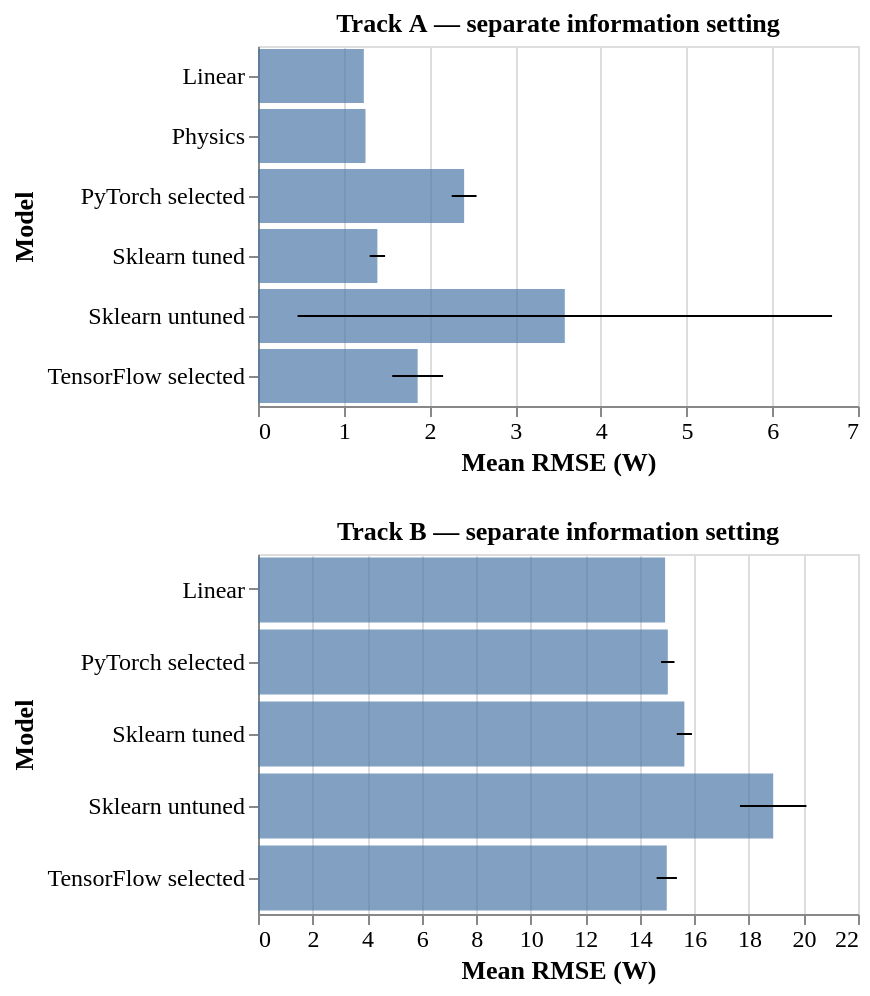

The Vega-Lite source for this figure:
### Vega-Lite specification from a JSON file in a GitHub repository (floating-point values rounded to 4 significant figures)
{"config": {"view": {"continuousWidth": 300, "continuousHeight": 300}, "axis": {"labelFontSize": 12, "titleFontSize": 13}, "font": "Times New Roman", "legend": {"labelFontSize": 12, "titleFontSize": 13}}, "vconcat": [{"layer": [{"mark": {"type": "bar", "opacity": 0.7}, "encoding": {"tooltip": [{"field": "model", "type": "nominal"}, {"field": "RMSE_mean", "format": ".3f", "type": "quantitative"}, {"field": "RMSE_std", "format": ".3f", "type": "quantitative"}], "x": {"field": "RMSE_mean", "scale": {"zero": true}, "title": "Mean RMSE (W)", "type": "quantitative"}, "y": {"field": "model", "sort": "ascending", "title": "Model", "type": "nominal"}}}, {"mark": {"type": "rule"}, "encoding": {"x": {"field": "low", "type": "quantitative"}, "x2": {"field": "high"}, "y": {"field": "model", "sort": "ascending", "title": "Model", "type": "nominal"}}}], "data": {"name": "data-b629f7cb3f4b919be528a96e77b85616"}, "height": 180, "title": "Track A — separate information setting"}, {"layer": [{"mark": {"type": "bar", "opacity": 0.7}, "encoding": {"tooltip": [{"field": "model", "type": "nominal"}, {"field": "RMSE_mean", "format": ".3f", "type": "quantitative"}, {"field": "RMSE_std", "format": ".3f", "type": "quantitative"}], "x": {"field": "RMSE_mean", "scale": {"zero": true}, "title": "Mean RMSE (W)", "type": "quantitative"}, "y": {"field": "model", "sort": "ascending", "title": "Model", "type": "nominal"}}}, {"mark": {"type": "rule"}, "encoding": {"x": {"field": "low", "type": "quantitative"}, "x2": {"field": "high"}, "y": {"field": "model", "sort": "ascending", "title": "Model", "type": "nominal"}}}], "data": {"name": "data-5b543e3f6969fa03a4bfbd485a543830"}, "height": 180, "title": "Track B — separate information setting"}], "resolve": {"scale": {"x": "independent"}}, "$schema": "https://vega.github.io/schema/vega-lite/v6.4.1.json", "datasets": {"data-b629f7cb3f4b919be528a96e77b85616": [{"track": "A", "model": "Linear", "source_framework": "Both", "source_run": "C:\\Users\\user\\Documents\\fisayo\\solar-power-prediction-python\\results\\tensorflow_s2; C:\\Users\\user\\Documents\\fisayo\\solar-power-prediction-python\\results\\pytorch_selected", "MAE_mean": 0.9777, "MAE_std": 0.0, "RMSE_mean": 1.235, "RMSE_std": 0.0, "MAPE_mean": 0.3767, "MAPE_std": 0.0, "R2_mean": 0.998, "R2_std": 0.0, "comparison_note": "Protocol and reference data checks match; numerical differences remain possible.", "low": 1.235, "high": 1.235}, {"track": "A", "model": "Physics", "source_framework": "Both", "source_run": "C:\\Users\\user\\Documents\\fisayo\\solar-power-prediction-python\\results\\tensorflow_s2; C:\\Users\\user\\Documents\\fisayo\\solar-power-prediction-python\\results\\pytorch_selected", "MAE_mean": 1.115, "MAE_std": 0.0, "RMSE_mean": 1.254, "RMSE_std": 0.0, "MAPE_mean": 0.4245, "MAPE_std": 0.0, "R2_mean": 0.9979, "R2_std": 0.0, "comparison_note": "Protocol and reference data checks match; numerical differences remain possible.", "low": 1.254, "high": 1.254}, {"track": "A", "model": "PyTorch selected", "source_framework": "PyTorch", "source_run": "C:\\Users\\user\\Documents\\fisayo\\solar-power-prediction-python\\results\\pytorch_selected", "MAE_mean": 1.624, "MAE_std": 0.1479, "RMSE_mean": 2.405, "RMSE_std": 0.1451, "MAPE_mean": 0.6219, "MAPE_std": 0.06186, "R2_mean": 0.9922, "R2_std": 0.0009458, "comparison_note": "Protocol and reference data checks match; numerical differences remain possible.", "low": 2.26, "high": 2.55}, {"track": "A", "model": "Sklearn tuned", "source_framework": "Both", "source_run": "C:\\Users\\user\\Documents\\fisayo\\solar-power-prediction-python\\results\\tensorflow_s2; C:\\Users\\user\\Documents\\fisayo\\solar-power-prediction-python\\results\\pytorch_selected", "MAE_mean": 1.069, "MAE_std": 0.06034, "RMSE_mean": 1.393, "RMSE_std": 0.08944, "MAPE_mean": 0.4131, "MAPE_std": 0.02566, "R2_mean": 0.9974, "R2_std": 0.0003284, "comparison_note": "Protocol and reference data checks match; numerical differences remain possible.", "low": 1.303, "high": 1.482}, {"track": "A", "model": "Sklearn untuned", "source_framework": "Both", "source_run": "C:\\Users\\user\\Documents\\fisayo\\solar-power-prediction-python\\results\\tensorflow_s2; C:\\Users\\user\\Documents\\fisayo\\solar-power-prediction-python\\results\\pytorch_selected", "MAE_mean": 1.304, "MAE_std": 0.5378, "RMSE_mean": 3.58, "RMSE_std": 3.118, "MAPE_mean": 0.5055, "MAPE_std": 0.2144, "R2_mean": 0.9699, "R2_std": 0.03883, "comparison_note": "Protocol and reference data checks match; numerical differences remain possible.", "low": 0.4616, "high": 6.697}, {"track": "A", "model": "TensorFlow selected", "source_framework": "TensorFlow", "source_run": "C:\\Users\\user\\Documents\\fisayo\\solar-power-prediction-python\\results\\tensorflow_s2", "MAE_mean": 1.334, "MAE_std": 0.1588, "RMSE_mean": 1.863, "RMSE_std": 0.2968, "MAPE_mean": 0.5147, "MAPE_std": 0.05925, "R2_mean": 0.9952, "R2_std": 0.001544, "comparison_note": "Protocol and reference data checks match; numerical differences remain possible.", "low": 1.566, "high": 2.159}], "data-5b543e3f6969fa03a4bfbd485a543830": [{"track": "B", "model": "Linear", "source_framework": "Both", "source_run": "C:\\Users\\user\\Documents\\fisayo\\solar-power-prediction-python\\results\\tensorflow_s2; C:\\Users\\user\\Documents\\fisayo\\solar-power-prediction-python\\results\\pytorch_selected", "MAE_mean": 11.83, "MAE_std": 0.0, "RMSE_mean": 14.93, "RMSE_std": 1.776e-15, "MAPE_mean": 4.724, "MAPE_std": 0.0, "R2_mean": 0.7023, "R2_std": 1.11e-16, "comparison_note": "Protocol and reference data checks match; numerical differences remain possible.", "low": 14.93, "high": 14.93}, {"track": "B", "model": "PyTorch selected", "source_framework": "PyTorch", "source_run": "C:\\Users\\user\\Documents\\fisayo\\solar-power-prediction-python\\results\\pytorch_selected", "MAE_mean": 12.03, "MAE_std": 0.262, "RMSE_mean": 15.03, "RMSE_std": 0.2455, "MAPE_mean": 4.806, "MAPE_std": 0.09663, "R2_mean": 0.6983, "R2_std": 0.009804, "comparison_note": "Protocol and reference data checks match; numerical differences remain possible.", "low": 14.78, "high": 15.27}, {"track": "B", "model": "Sklearn tuned", "source_framework": "Both", "source_run": "C:\\Users\\user\\Documents\\fisayo\\solar-power-prediction-python\\results\\tensorflow_s2; C:\\Users\\user\\Documents\\fisayo\\solar-power-prediction-python\\results\\pytorch_selected", "MAE_mean": 12.18, "MAE_std": 0.03656, "RMSE_mean": 15.63, "RMSE_std": 0.2778, "MAPE_mean": 4.865, "MAPE_std": 0.0123, "R2_mean": 0.6734, "R2_std": 0.01165, "comparison_note": "Protocol and reference data checks match; numerical differences remain possible.", "low": 15.36, "high": 15.91}, {"track": "B", "model": "Sklearn untuned", "source_framework": "Both", "source_run": "C:\\Users\\user\\Documents\\fisayo\\solar-power-prediction-python\\results\\tensorflow_s2; C:\\Users\\user\\Documents\\fisayo\\solar-power-prediction-python\\results\\pytorch_selected", "MAE_mean": 14.04, "MAE_std": 0.2674, "RMSE_mean": 18.89, "RMSE_std": 1.219, "MAPE_mean": 5.584, "MAPE_std": 0.1359, "R2_mean": 0.5213, "R2_std": 0.06253, "comparison_note": "Protocol and reference data checks match; numerical differences remain possible.", "low": 17.67, "high": 20.11}, {"track": "B", "model": "TensorFlow selected", "source_framework": "TensorFlow", "source_run": "C:\\Users\\user\\Documents\\fisayo\\solar-power-prediction-python\\results\\tensorflow_s2", "MAE_mean": 11.95, "MAE_std": 0.3172, "RMSE_mean": 14.99, "RMSE_std": 0.3718, "MAPE_mean": 4.761, "MAPE_std": 0.1066, "R2_mean": 0.6997, "R2_std": 0.01482, "comparison_note": "Protocol and reference data checks match; numerical differences remain possible.", "low": 14.62, "high": 15.36}]}}
